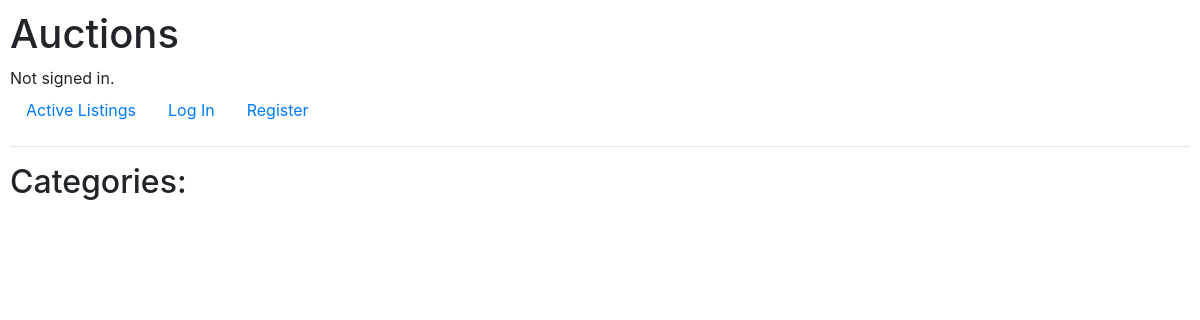
Page /categories on the earlier database version.
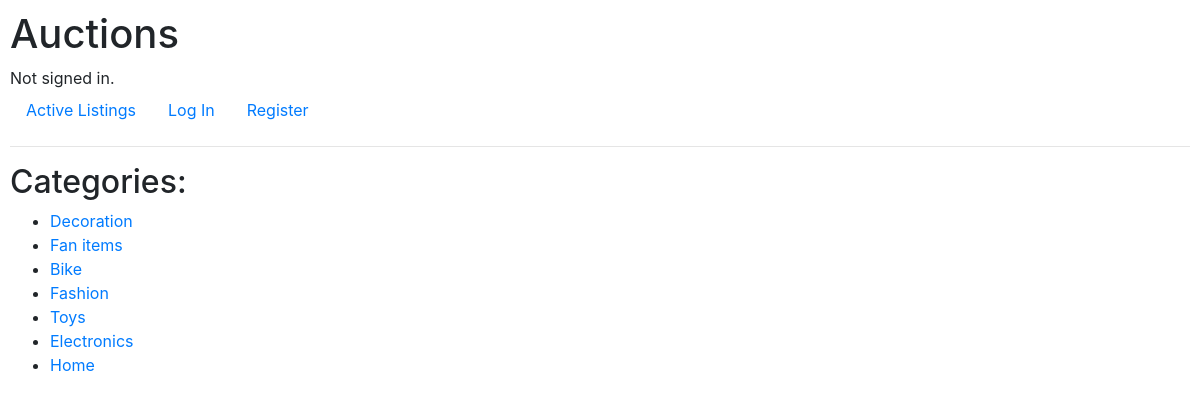
Same page on the later database version.
### auctions/models.py (models this page shows)
class Category(models.Model):
    name = models.CharField(max_length=30)

### auctions/views.py (the view)
# urls.py: path("categories", views.categories, name="categories"),
def categories(request):
    return render(request, "auctions/categories.html", {
        "categories": Category.objects.all()
    })

### auctions/templates/auctions/categories.html
{% extends "auctions/layout.html" %}
{% block body %}
    <h2>Categories:</h2>
    <ul>
        {% for category in categories %}
            <li><a href="{% url 'category' category.id  %}">{{ category.name }}</a></li>
        {% endfor %}
    </ul>
{% endblock %}

### auctions/templates/auctions/layout.html (shortened to what this page needs)
{% load static %}
<!DOCTYPE html>
<html lang="en">
    <head>
        <link rel="stylesheet" href="https://stackpath.bootstrapcdn.com/bootstrap/4.4.1/css/bootstrap.min.css">
        <link href="{% static 'auctions/styles.css' %}" rel="stylesheet">
    </head>
    <body>
        <h1>Auctions</h1>
        <div>
            {% if user.is_authenticated %}
                Signed in as <strong>{{ user.username }}</strong>.
            {% else %}
                Not signed in.
            {% endif %}
        </div>
        <ul class="nav">
            <li class="nav-item">
                <a class="nav-link" href="{% url 'index' %}">Active Listings</a>
            </li>
            {% if user.is_authenticated %}
                <li class="nav-item">
                    <a class="nav-link" href="{% url 'categories' %}">Categories</a>
                </li>
                <li class="nav-item">
                    <a class="nav-link" href="{% url 'watchlist' %}">Watchlist</a>
                </li>
                <li class="nav-item">
                    <a class="nav-link" href="{% url 'add' %}">Add listing</a>
                </li>
                <li class="nav-item">
                    <a class="nav-link" href="{% url 'user_page' user.id %}">My page</a>
                </li>
                <li class="nav-item">
                    <a class="nav-link" href="{% url 'logout' %}">Log Out</a>
                </li>
            {% else %}
                <li class="nav-item">
                    <a class="nav-link" href="{% url 'login' %}">Log In</a>
                </li>
                <li class="nav-item">
                    <a class="nav-link" href="{% url 'register' %}">Register</a>
                </li>
            {% endif %}
        </ul>
        <hr>
        {% block body %}
        {% endblock %}
    </body>
</html>

### auctions/static/auctions/styles.css (style rules this page uses)
body { padding: 10px; }

Differences in the rows shown:
added Category: name "Decoration"
added Category: name "Fan items"
added Category: name "Bike"
added Category: name "Fashion"
added Category: name "Toys"
added Category: name "Electronics"
added Category: name "Home"
